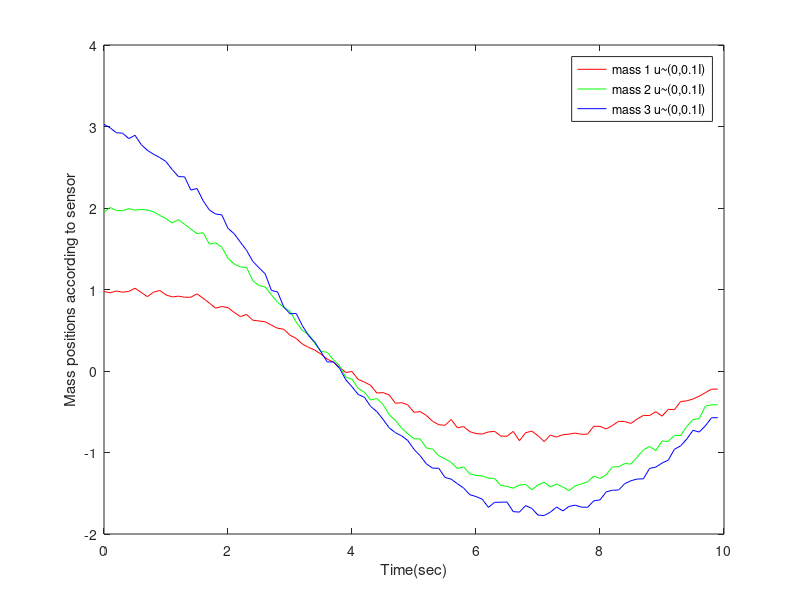
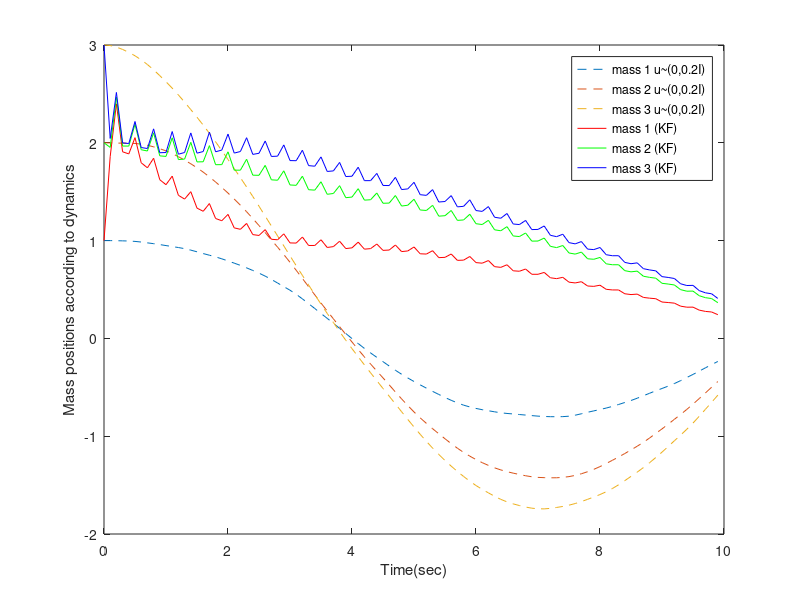
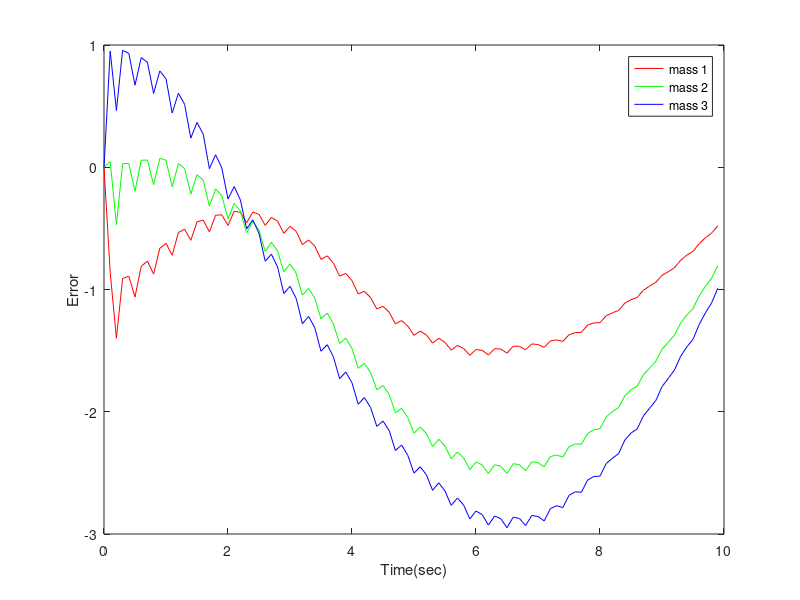

The MATLAB script that drew these images, in order:

clc;
clear;
close all;


A_c = [0 0 0 1 0 0; 0 0 0 0 1 0; 0 0 0 0 0 1; -2 1 0 -1.6 0.8 0; 1 -2 1 0.8 -1.6 0.8; 0 1 -1 0 0.8 -0.8];
B_c = [0 0 0; 0 0 0; 0 0 0; 1 0 0; 0 1 0; 0 0 1];
C = [1 0 0 0 0 0 ;0 1 0 0 0 0 ; 0 0 1 0 0 0];
%C = [0 1 0 0 0 0 ;0 0 0 1 0 0 ; 0 0 0 0 0 1];

dT = 0.1;
A_d=expm(A_c*dT);
B_d=(A_d-eye(6))*inv(A_c)*B_c ;

x0 =[1 2 3 0 0 0]';
x_k = x0;
x_k1 = x_k;

x_hat = zeros(6,100);
u_bar = 0 ;

S_u = 0.2 * eye(3) ;
S_v = 0.1 * eye(3) ;
Q = B_d*S_u*B_d' ;
R = eye(3)*S_v*eye(3)' ;

P0 = blkdiag(eye(3),0.1*eye(3)) ;
% P0 = zeros(6,6)' ;
P_hat(:,:,1) = P0 ;
xhat0 = x0 ;
x_hat(:,1)= xhat0 ;
x_tru(:,1)= x0 ;


for k = 2:100
    urandu = normrnd(u_bar,S_u*eye(3)) ;
    u_true(:,k-1)=[urandu(1,1);urandu(2,2);urandu(3,3)]; % gaussian random noise with mean S_u
    x_tru(:,k)=A_d*x_tru(:,k-1) + B_d*u_true(:,k-1); % true state change
    
    %C = [1 0 0 0 0 0 ;0 1 0 0 0 0 ; 0 0 1 0 0 0];
  
    urandv = normrnd(u_bar,S_v*eye(3)) ;
    u_sensor(:,k-1)= [urandv(1,1);urandv(2,2);urandv(3,3)] ;
    y(:,k-1) = C*x_tru(:,k) + sqrtm(S_v)*u_sensor(:,k-1);

    x_hat(:,k) = A_d*x_hat(:,k-1); % the model assumes ubar=0
    P_hat(:,:,k) = A_d*P_hat(:,:,k-1)*A_d' + Q;
    
    %C = [0 1 1 1 1 1 ; 1 0 1 1 1 1 ; 1 1 0 1 1 1];

    % measurement update
    P_hat(:,:,k) = inv(inv(P_hat(:,:,k)) + C'*inv(R)*C) ;
    K(:,:,k) = P_hat(:,:,k)*C'*inv(R) ;
    x_hat(:,k)=x_hat(:,k) + K(:,:,k)*(y(k) - C*x_hat(:,k)) ;
    
    % now compute estimate error
    e(:,k)=x_tru(:,k)-x_hat(:,k);
    trP(k)=trace(P_hat(:,:,k));
    Sx(:,k)=sqrt(diag(P_hat(:,:,k)));
end

urandv = normrnd(u_bar,S_v*eye(3)) ;
u_sensor(:,100)= [urandv(1,1);urandv(2,2);urandv(3,3)] ;
y(:,100) = C*x_tru(:,k) + sqrtm(S_v)*u_sensor(:,k-1);

sig=sqrt([squeeze(P_hat(1,1,:))';squeeze(P_hat(2,2,:))']);

t=0:dT:10-dT;

figure
h0 = plot(t, y(1,:),'r',t, y(2,:),'g',t, y(3,:),'b');
xlabel('Time(sec)');
ylabel('Mass positions according to sensor');
legend('mass 1 u~(0,0.1I)','mass 2 u~(0,0.1I)','mass 3 u~(0,0.1I)');

figure
h1 = plot(t, x_tru(1,:), '--', t, x_tru(2,:),'--',t, x_tru(3,:), '--', t, x_hat(1,:),'r',t, x_hat(2,:),'g',t, x_hat(3,:),'b');
xlabel('Time(sec)');
ylabel('Mass positions according to dynamics');
legend('mass 1 u~(0,0.2I)','mass 2 u~(0,0.2I)','mass 3 u~(0,0.2I)','mass 1 (KF)','mass 2 (KF)','mass 3 (KF)');

figure
h2 = plot(t,e(1,:),'r',t,e(2,:),'g',t,e(3,:),'b') ;
xlabel('Time(sec)');
ylabel('Error');
legend('mass 1','mass 2','mass 3');
